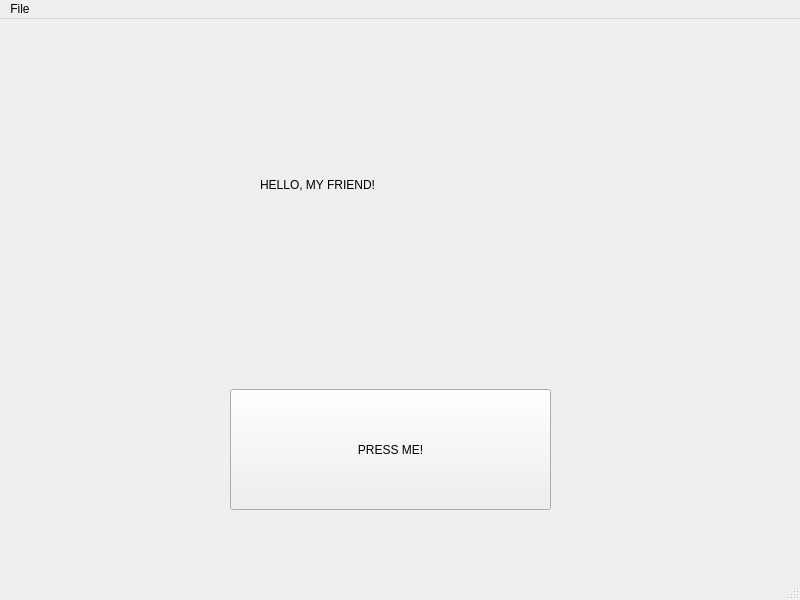
<?xml version="1.0" encoding="UTF-8"?>
<ui version="4.0">
 <class>MainWindow</class>
 <widget class="QMainWindow" name="MainWindow">
  <property name="geometry">
   <rect>
    <x>0</x>
    <y>0</y>
    <width>800</width>
    <height>600</height>
   </rect>
  </property>
  <property name="windowTitle">
   <string>MainWindow</string>
  </property>
  <widget class="QWidget" name="centralwidget">
   <widget class="QLabel" name="label1">
    <property name="geometry">
     <rect>
      <x>260</x>
      <y>40</y>
      <width>281</width>
      <height>251</height>
     </rect>
    </property>
    <property name="text">
     <string>HELLO, MY FRIEND!</string>
    </property>
   </widget>
   <widget class="QPushButton" name="button1">
    <property name="geometry">
     <rect>
      <x>230</x>
      <y>370</y>
      <width>321</width>
      <height>121</height>
     </rect>
    </property>
    <property name="text">
     <string>PRESS ME!</string>
    </property>
   </widget>
  </widget>
  <widget class="QMenuBar" name="menubar">
   <property name="geometry">
    <rect>
     <x>0</x>
     <y>0</y>
     <width>800</width>
     <height>21</height>
    </rect>
   </property>
   <widget class="QMenu" name="menuFile">
    <property name="title">
     <string>File</string>
    </property>
   </widget>
   <addaction name="menuFile"/>
  </widget>
  <widget class="QStatusBar" name="statusbar"/>
 </widget>
 <resources/>
 <connections/>
</ui>
